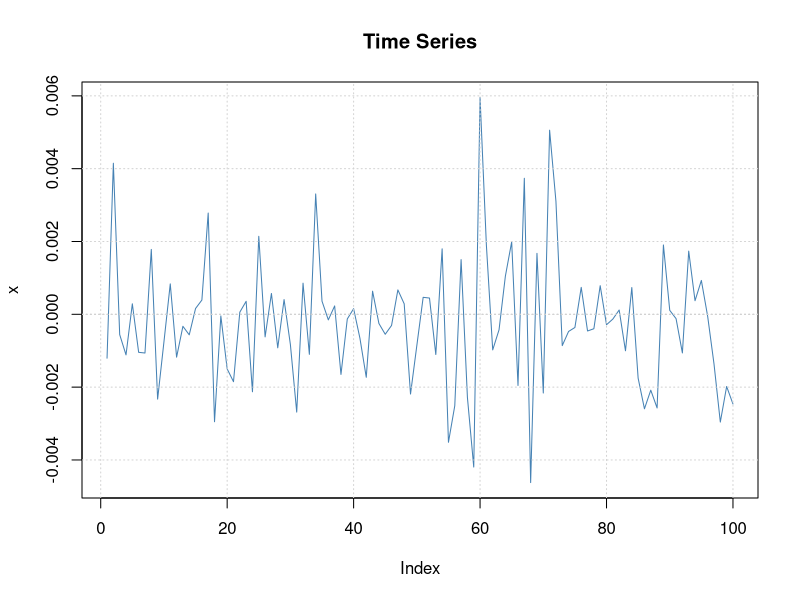
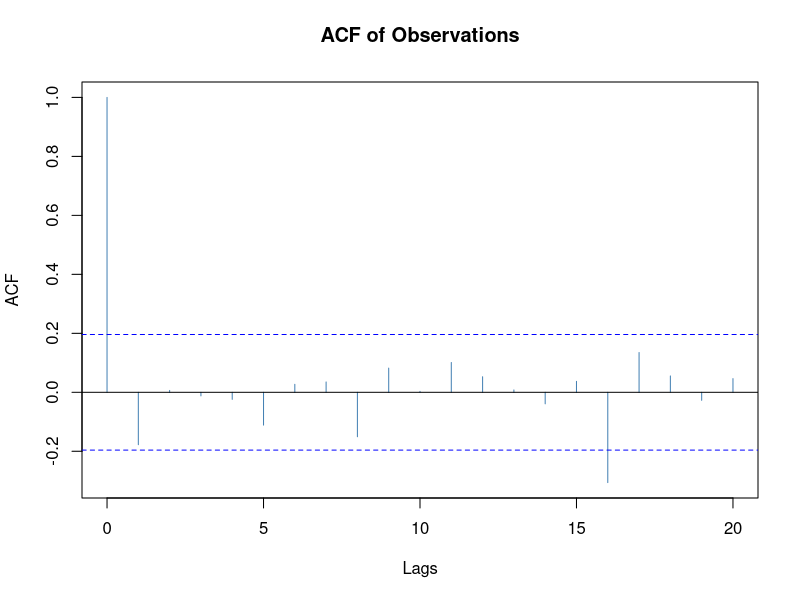
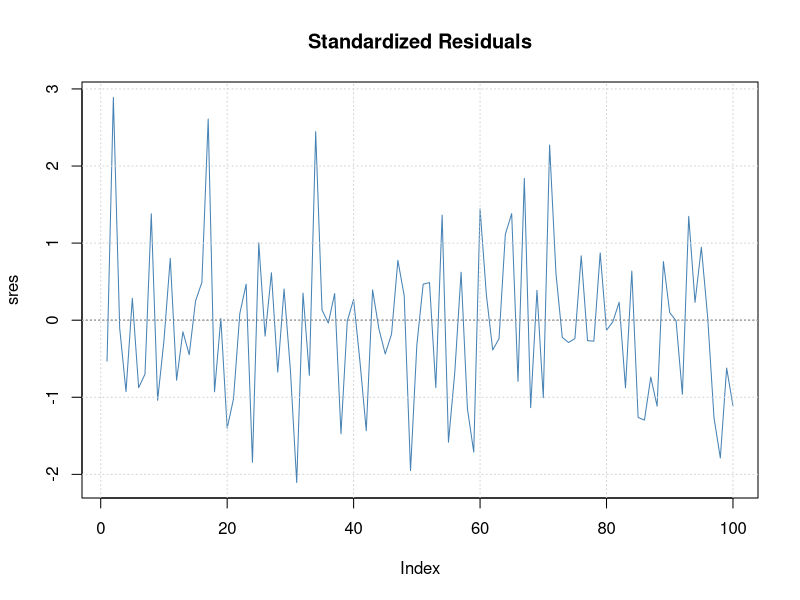
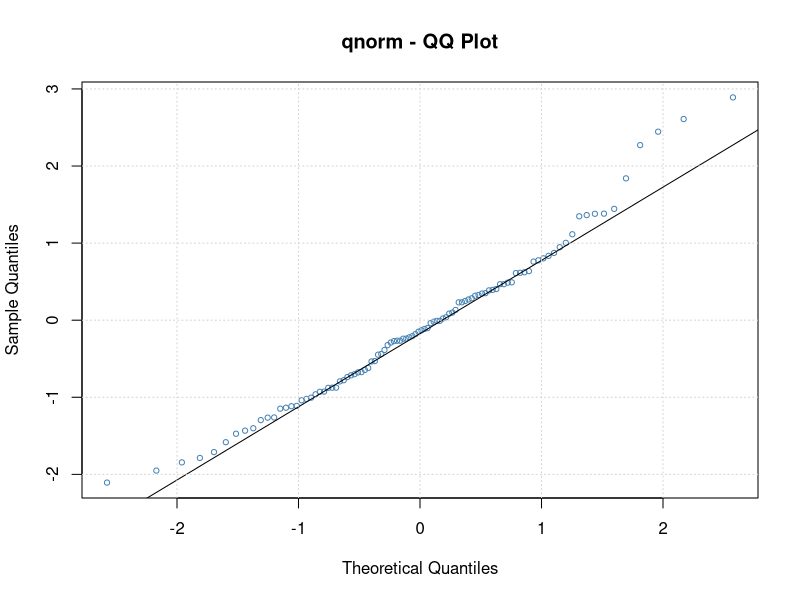
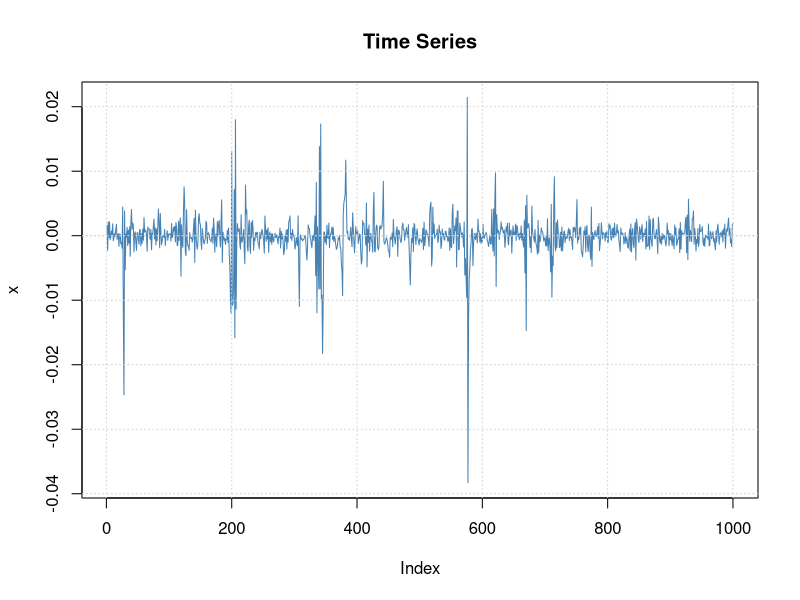
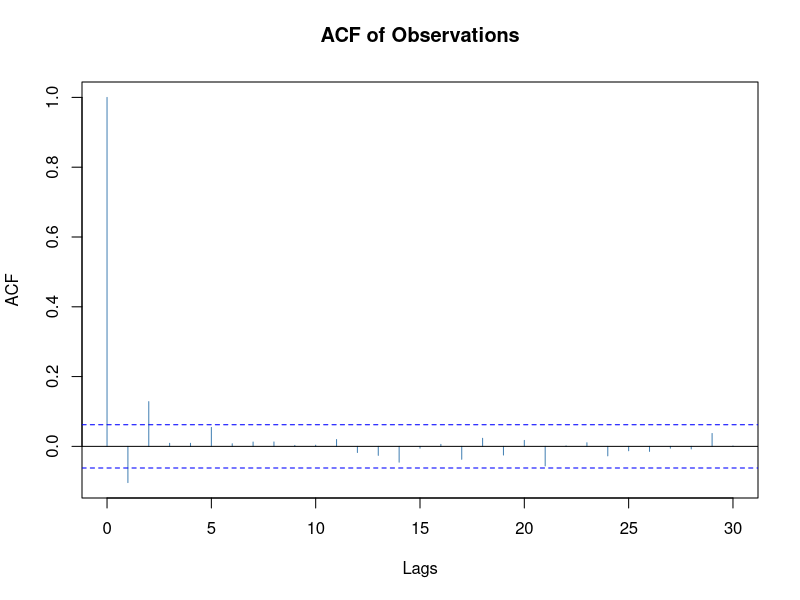
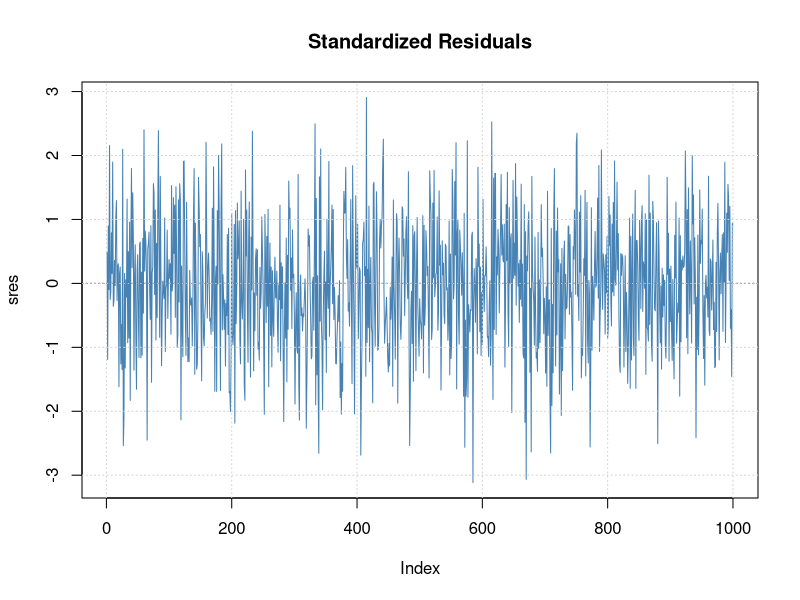
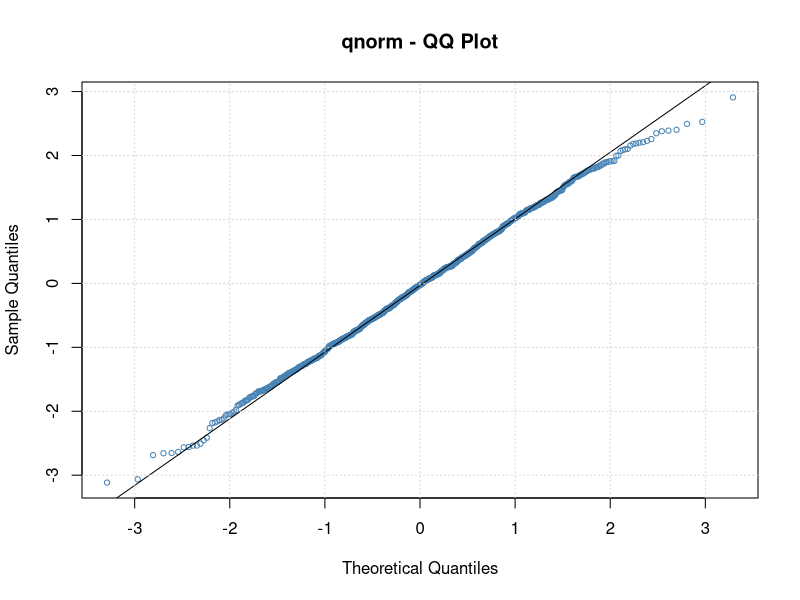

Write R code to recreate these figures, in order.
# clear variables and close windows
rm(list = ls(all = TRUE))
graphics.off()

# install and load packages
if(!require("fGarch")){install.packages("fGarch")};  library(fGarch)
if(!require("grid")){install.packages("grid")};  library(grid)
if(!require("gridExtra")){install.packages("gridExtra")};  library(gridExtra)

#set seed
set.seed(468)
#simulated ARCH(1) model with n=100 with alpha=0.9 
model100 <- garchFit(~garch(1), data = garchSim(spec = garchSpec(model = list(alpha = 0.9, beta = 0)), n=100),cond.dist = "QMLE")
model100
summary(model100)
#plot of Time Series
plot(model100,which = 1)
#plot ACF of Observations
plot(model100,which = 4)
#plot of Standardized Residuals
plot(model100,which = 9)
#Quantile-Quantile Plot of Standardized Residuals
plot(model100,which = 13)

#now the same for n=1000
model1000 <- garchFit(~garch(1), data = garchSim(spec = garchSpec(model = list(alpha = 0.9, beta = 0)), n=1000),cond.dist = "QMLE")
model1000
summary(model1000)
#plot of Time Series
plot(model1000,which = 1)
#plot ACF of Observations
plot(model1000,which = 4)
#plot of Standardized Residuals
plot(model1000,which = 9)
#Quantile-Quantile Plot of Standardized Residuals
plot(model1000,which = 13)
